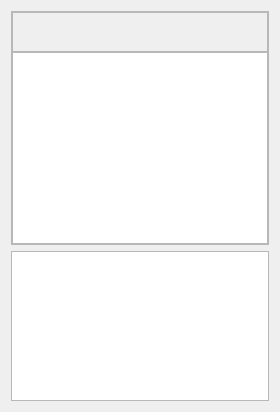
            <widget class="QWidget" name="page_terminal_sql">
             <layout class="QVBoxLayout" name="verticalLayout_3">
              <item>
               <widget class="QFrame" name="frame_query_meio">
                <property name="frameShape">
                 <enum>QFrame::Shape::StyledPanel</enum>
                </property>
                <property name="frameShadow">
                 <enum>QFrame::Shadow::Raised</enum>
                </property>
                <layout class="QGridLayout" name="gridLayout_11">
                 <property name="leftMargin">
                  <number>0</number>
                 </property>
                 <property name="topMargin">
                  <number>0</number>
                 </property>
                 <property name="rightMargin">
                  <number>0</number>
                 </property>
                 <property name="bottomMargin">
                  <number>0</number>
                 </property>
                 <property name="spacing">
                  <number>0</number>
                 </property>
                 <item row="1" column="0">
                  <widget class="QPlainTextEdit" name="txt_terminal_query"/>
                 </item>
                 <item row="0" column="0">
                  <widget class="QFrame" name="frame_2">
                   <property name="minimumSize">
                    <size>
                     <width>0</width>
                     <height>40</height>
                    </size>
                   </property>
                   <property name="maximumSize">
                    <size>
                     <width>16777215</width>
                     <height>40</height>
                    </size>
                   </property>
                   <property name="styleSheet">
                    <string notr="true">#bt_executar_query{
	border:none;
    border-top-left-radius: 7px;
    border-top-right-radius: 7px;
    border-bottom-left-radius: 7px;
    border-bottom-right-radius: 7px;
	font: 700 10pt &quot;Segoe UI&quot;;
}

#bt_executar_query:hover{
	background-color: rgba(51, 221, 51, 0.25);
	color:#00ab0e;
	font: 700 10pt &quot;Segoe UI&quot;;
}

#bt_buscar_file_query{
border:none;
}

#bt_buscar_file_query:hover{
	background-color: rgb(195, 205, 255);
    border-top-left-radius: 10px;
    border-top-right-radius: 10px;
    border-bottom-left-radius: 10px;
    border-bottom-right-radius: 10px;

}</string>
                   </property>
                   <property name="frameShape">
                    <enum>QFrame::Shape::StyledPanel</enum>
                   </property>
                   <property name="frameShadow">
                    <enum>QFrame::Shadow::Raised</enum>
                   </property>
                   <widget class="QPushButton" name="bt_buscar_file_query">
                    <property name="geometry">
                     <rect>
                      <x>3</x>
                      <y>5</y>
                      <width>50</width>
                      <height>30</height>
                     </rect>
                    </property>
                    <property name="minimumSize">
                     <size>
                      <width>50</width>
                      <height>30</height>
                     </size>
                    </property>
                    <property name="maximumSize">
                     <size>
                      <width>50</width>
                      <height>30</height>
                     </size>
                    </property>
                    <property name="cursor">
                     <cursorShape>PointingHandCursor</cursorShape>
                    </property>
                    <property name="toolTip">
                     <string>&lt;html&gt;&lt;head/&gt;&lt;body&gt;&lt;p&gt;&lt;span style=&quot; font-size:8pt; color:#4829f9;&quot;&gt;Buscar Script&lt;/span&gt;&lt;/p&gt;&lt;/body&gt;&lt;/html&gt;</string>
                    </property>
                    <property name="text">
                     <string/>
                    </property>
                    <property name="icon">
                     <iconset resource="icons.qrc">
                      <normaloff>:/icons/img/folder.png</normaloff>:/icons/img/folder.png</iconset>
                    </property>
                    <property name="iconSize">
                     <size>
                      <width>25</width>
                      <height>25</height>
                     </size>
                    </property>
                   </widget>
                   <widget class="QPushButton" name="bt_executar_query">
                    <property name="geometry">
                     <rect>
                      <x>60</x>
                      <y>5</y>
                      <width>50</width>
                      <height>30</height>
                     </rect>
                    </property>
                    <property name="minimumSize">
                     <size>
                      <width>50</width>
                      <height>30</height>
                     </size>
                    </property>
                    <property name="maximumSize">
                     <size>
                      <width>50</width>
                      <height>30</height>
                     </size>
                    </property>
                    <property name="cursor">
                     <cursorShape>PointingHandCursor</cursorShape>
                    </property>
                    <property name="toolTip">
                     <string>&lt;html&gt;&lt;head/&gt;&lt;body&gt;&lt;p&gt;&lt;span style=&quot; font-size:8pt; color:#00ab0e;&quot;&gt;Executar Query&lt;/span&gt;&lt;/p&gt;&lt;/body&gt;&lt;/html&gt;</string>
                    </property>
                    <property name="text">
                     <string/>
                    </property>
                    <property name="icon">
                     <iconset resource="icons.qrc">
                      <normaloff>:/icons/img/play.png</normaloff>:/icons/img/play.png</iconset>
                    </property>
                   </widget>
                  </widget>
                 </item>
                </layout>
               </widget>
              </item>
              <item>
               <widget class="QFrame" name="frame_query_baixo">
                <property name="minimumSize">
                 <size>
                  <width>0</width>
                  <height>150</height>
                 </size>
                </property>
                <property name="maximumSize">
                 <size>
                  <width>16777215</width>
                  <height>150</height>
                 </size>
                </property>
                <property name="frameShape">
                 <enum>QFrame::Shape::StyledPanel</enum>
                </property>
                <property name="frameShadow">
                 <enum>QFrame::Shadow::Raised</enum>
                </property>
                <layout class="QGridLayout" name="gridLayout_10">
                 <property name="leftMargin">
                  <number>0</number>
                 </property>
                 <property name="topMargin">
                  <number>0</number>
                 </property>
                 <property name="rightMargin">
                  <number>0</number>
                 </property>
                 <property name="bottomMargin">
                  <number>0</number>
                 </property>
                 <property name="spacing">
                  <number>0</number>
                 </property>
                 <item row="0" column="0">
                  <widget class="QPlainTextEdit" name="txt_output_query">
                   <property name="frameShape">
                    <enum>QFrame::Shape::NoFrame</enum>
                   </property>
                  </widget>
                 </item>
                </layout>
               </widget>
              </item>
             </layout>
            </widget>
